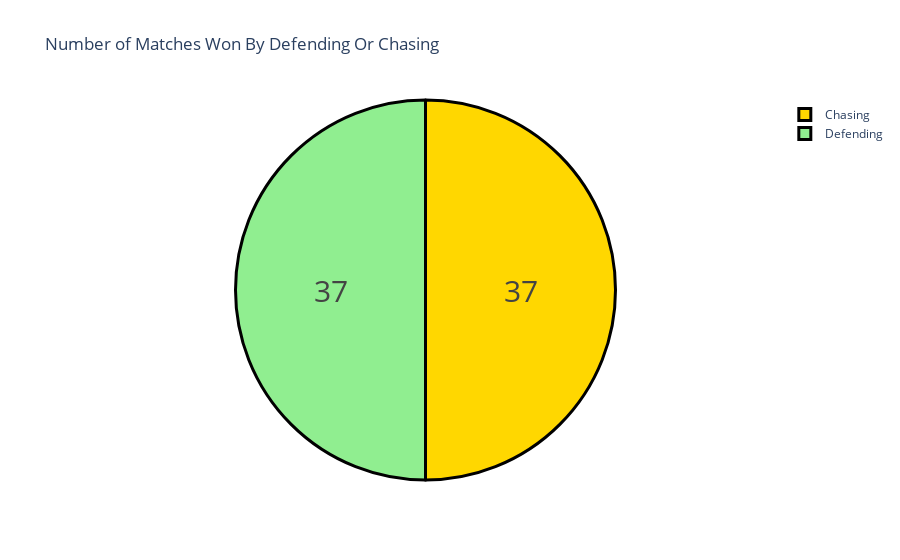

Notebook code for this chart:
### Code cell
fig = go.Figure(data=[go.Pie(labels=label, values=counts)])
fig.update_layout(title_text='Number of Matches Won By Defending Or Chasing')
fig.update_traces(hoverinfo='label+percent', textinfo='value', textfont_size=30, marker=dict(colors=colors,line=dict(color='black', width=3)))
fig.show()

### Figure 1 — Plotly figure (JSON) as saved in the notebook; plotly's stock layout.template omitted (floating-point values rounded to 4 significant figures)
{"data": [{"hoverinfo": "label+percent", "labels": ["Chasing", "Defending"], "marker": {"colors": ["gold", "lightgreen"], "line": {"color": "black", "width": 3}}, "textfont": {"size": 30}, "textinfo": "value", "type": "pie", "values": [37, 37]}], "layout": {"title": {"text": "Number of Matches Won By Defending Or Chasing"}}}
